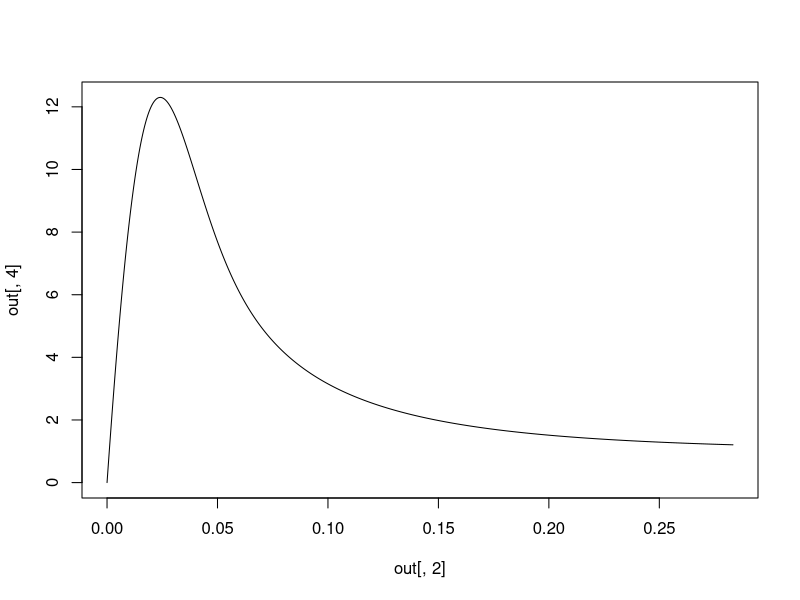

Source code (R):
library(deSolve)

v <- 34 / 60

# the forcing functions; rule = 2 avoids NaNs in interpolation
Speed <- approxfun(x = c(0,1,100), y = c(0,v,v), method = "linear", rule = 2)


model <- function(time, y, params) {
  with(as.list(c(y, params)), {
    v = Speed(time)
    s = F_c + (F_s - F_c) * exp(-(abs(v/v_s))^j)

    dx = v
    dz = v - ((sigma_0 * abs(v)) / s) * z

    #F = sigma_0 * z + sigma_1 * dz + sigma_2 * v
    F = sigma_0 * z


    list(c(dx, dz), F = F, v = v, s = s)
  })
}

yini <- c(
  x = 0,
  z = 0
)

params <- c(
  v = 136/60,
  F_s = 60,
  F_c = 1,
  v_s = 0.1,
  j = 1,
  sigma_0 = 1000,
  sigma_1 = 0,
  sigma_2 = 0
)



# model <- function(time, y, params) {
#   with(as.list(c(y, params)), {
#     dx = v
#     dz = v * sign(1 - sign(v) * (sigma_0 * z) / F_c) * (abs(1 - sign(v) * (sigma_0 * z) / F_c))^gamma_d
# 
#     F = sigma_0 * z
# 
#     list(c(dx, dz), F = F)
#   })
# }
# 
# yini <- c(
#   x = 0,
#   z = 0
# )
# 
# params <- c(
#   v = 136/60,
#   sigma_0 = 10,
#   gamma_d = 1,
#   F_c = 1
# )

steps <- seq(0, 1, 0.002)

out <- lsodar(yini, steps, model, params)
out

plot(out[,2], out[,4], type = 'l')
